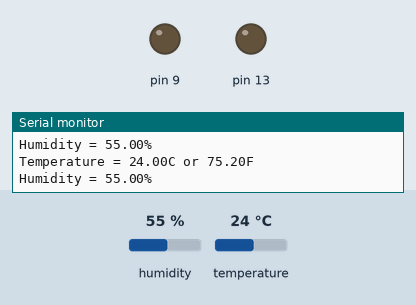
Bench run of a sketch on a simulated Arduino Uno, built with avr-gcc and run on an emulated ATmega328P. Shown: output pins drawn as LEDs (lit = HIGH), the last lines printed to the serial monitor. Inputs (shaded band) come from the test bench; at power-on: temperature 24 °C, humidity 55 %.

Above: at 5.8 s.
5.9 s: temperature set to 28 °C
At 15.9 s:
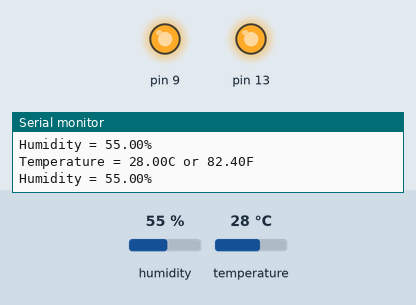
16.5 s: temperature set to 12 °C
At 26.3 s:
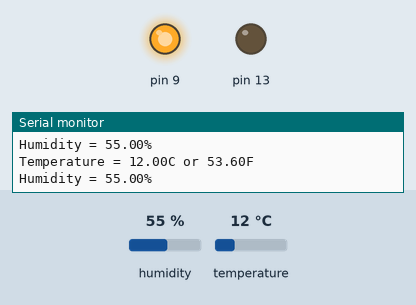
26.6 s: temperature set to 33 °C
At 36.0 s:
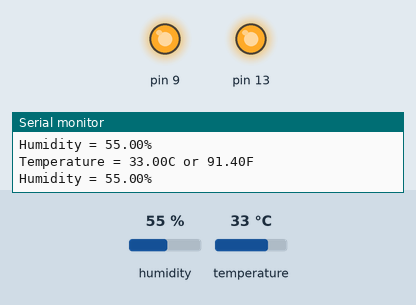
36.6 s: temperature set to 19 °C
At 46.6 s:
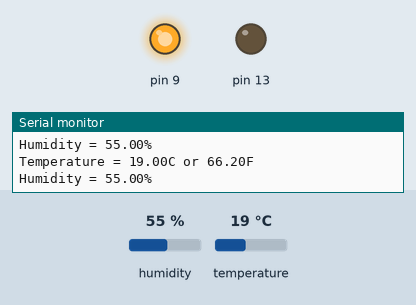
Timing chart, 0 to 47.7 s (numbered marks = the images above; inputs shaded):
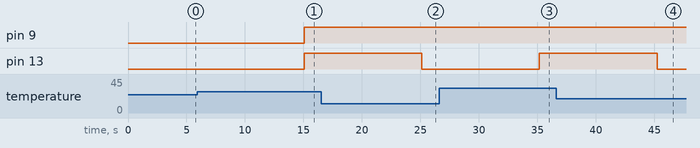

The sketch:

Temp_Humid_sensor.ino
```cpp
#include <dht.h>

dht DHT;

#define DHT11_PIN 7

void setup(){
  Serial.begin(9600);
  Serial.println("TEMPERATURE AND HUMIDITY DEVICE");
  pinMode(9,OUTPUT);
  pinMode(13,OUTPUT);

}

void loop(){
   if  (convertF(DHT.temperature)> 80.00){
digitalWrite(9,HIGH);

digitalWrite(13,HIGH);

  }
  else{
    digitalWrite(13,LOW);
  }
  int chk = DHT.read11(DHT11_PIN);
  Serial.print("Temperature = ");
  Serial.print(DHT.temperature);
  Serial.print("C ");
  Serial.print("or ");
  Serial.print(convertF(DHT.temperature));
  Serial.println("F ");
  Serial.print("Humidity = ");
  Serial.print(DHT.humidity);
  Serial.println("% ");

  delay(5000);

}
float convertF(float a){
  a *=9;
  a/= 5;
  a+= 32;
  return a;
}
```

Measured:
- the behaviour switches between 26 and 27 °C on temperature (found by bisection; images 0 and 1)
- after the input at 5.9 s, pin 9, pin 13: LOW → HIGH after 9.2 s
- after the input at 16.5 s, pin 13: HIGH → LOW after 8.6 s
- after the input at 26.6 s, pin 13: LOW → HIGH after 8.6 s
- after the input at 36.6 s, pin 13: HIGH → LOW after 8.6 s
